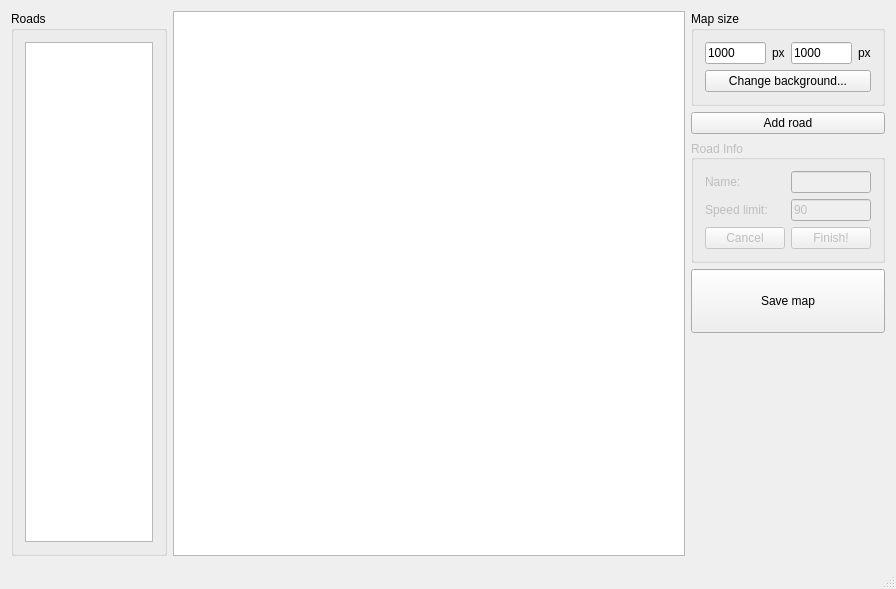
<?xml version="1.0" encoding="UTF-8"?>
<ui version="4.0">
 <class>MainWindow</class>
 <widget class="QMainWindow" name="MainWindow">
  <property name="geometry">
   <rect>
    <x>0</x>
    <y>0</y>
    <width>869</width>
    <height>589</height>
   </rect>
  </property>
  <property name="windowTitle">
   <string>MainWindow</string>
  </property>
  <widget class="QWidget" name="centralwidget">
   <layout class="QGridLayout" name="gridLayout">
    <item row="0" column="1" rowspan="14">
     <widget class="MyGraphicsView" name="mapDisplay">
      <property name="minimumSize">
       <size>
        <width>512</width>
        <height>512</height>
       </size>
      </property>
      <property name="cursor" stdset="0">
       <cursorShape>ArrowCursor</cursorShape>
      </property>
      <property name="mouseTracking">
       <bool>true</bool>
      </property>
      <property name="dragMode">
       <enum>QGraphicsView::ScrollHandDrag</enum>
      </property>
     </widget>
    </item>
    <item row="0" column="0" rowspan="14">
     <widget class="QGroupBox" name="groupBox_2">
      <property name="title">
       <string>Roads</string>
      </property>
      <layout class="QVBoxLayout" name="verticalLayout">
       <item>
        <widget class="QListView" name="lvRoads">
         <property name="minimumSize">
          <size>
           <width>128</width>
           <height>0</height>
          </size>
         </property>
        </widget>
       </item>
      </layout>
     </widget>
    </item>
    <item row="0" column="2">
     <widget class="QGroupBox" name="gbMap">
      <property name="title">
       <string>Map size</string>
      </property>
      <layout class="QGridLayout" name="gridLayout_3">
       <item row="0" column="0">
        <widget class="QLineEdit" name="txtWidth">
         <property name="text">
          <string>1000</string>
         </property>
        </widget>
       </item>
       <item row="0" column="2">
        <widget class="QLineEdit" name="txtHeight">
         <property name="text">
          <string>1000</string>
         </property>
        </widget>
       </item>
       <item row="0" column="1">
        <widget class="QLabel" name="label_3">
         <property name="text">
          <string>px</string>
         </property>
        </widget>
       </item>
       <item row="0" column="3">
        <widget class="QLabel" name="label_4">
         <property name="text">
          <string>px</string>
         </property>
        </widget>
       </item>
       <item row="1" column="0" colspan="4">
        <widget class="QPushButton" name="btBg">
         <property name="text">
          <string>Change background...</string>
         </property>
        </widget>
       </item>
      </layout>
     </widget>
    </item>
    <item row="1" column="2">
     <widget class="QPushButton" name="btAddRoad">
      <property name="text">
       <string>Add road</string>
      </property>
     </widget>
    </item>
    <item row="2" column="2">
     <widget class="QGroupBox" name="gbRoadInfo">
      <property name="enabled">
       <bool>false</bool>
      </property>
      <property name="minimumSize">
       <size>
        <width>0</width>
        <height>0</height>
       </size>
      </property>
      <property name="maximumSize">
       <size>
        <width>16777215</width>
        <height>16777215</height>
       </size>
      </property>
      <property name="title">
       <string>Road Info</string>
      </property>
      <property name="alignment">
       <set>Qt::AlignLeading|Qt::AlignLeft|Qt::AlignVCenter</set>
      </property>
      <layout class="QGridLayout" name="gridLayout_2">
       <property name="sizeConstraint">
        <enum>QLayout::SetDefaultConstraint</enum>
       </property>
       <property name="horizontalSpacing">
        <number>6</number>
       </property>
       <item row="2" column="0">
        <widget class="QPushButton" name="btCancel">
         <property name="text">
          <string>Cancel</string>
         </property>
        </widget>
       </item>
       <item row="2" column="1">
        <widget class="QPushButton" name="btFinishRoad">
         <property name="text">
          <string>Finish!</string>
         </property>
        </widget>
       </item>
       <item row="0" column="0">
        <widget class="QLabel" name="label">
         <property name="text">
          <string>Name:</string>
         </property>
        </widget>
       </item>
       <item row="0" column="1">
        <widget class="QLineEdit" name="txtName"/>
       </item>
       <item row="1" column="1">
        <widget class="QLineEdit" name="txtSpeed">
         <property name="text">
          <string>90</string>
         </property>
        </widget>
       </item>
       <item row="1" column="0">
        <widget class="QLabel" name="label_2">
         <property name="text">
          <string>Speed limit:</string>
         </property>
        </widget>
       </item>
      </layout>
     </widget>
    </item>
    <item row="3" column="2">
     <widget class="QPushButton" name="btSave">
      <property name="minimumSize">
       <size>
        <width>0</width>
        <height>64</height>
       </size>
      </property>
      <property name="text">
       <string>Save map</string>
      </property>
     </widget>
    </item>
   </layout>
  </widget>
  <widget class="QStatusBar" name="statusbar"/>
 </widget>
 <layoutdefault spacing="6" margin="11"/>
 <customwidgets>
  <customwidget>
   <class>MyGraphicsView</class>
   <extends>QGraphicsView</extends>
   <header>mygraphicsview.h</header>
   <slots>
    <slot>beginRoadDrawing()</slot>
   </slots>
  </customwidget>
 </customwidgets>
 <resources/>
 <connections>
  <connection>
   <sender>btAddRoad</sender>
   <signal>clicked()</signal>
   <receiver>mapDisplay</receiver>
   <slot>beginRoadDrawing()</slot>
   <hints>
    <hint type="sourcelabel">
     <x>347</x>
     <y>204</y>
    </hint>
    <hint type="destinationlabel">
     <x>156</x>
     <y>204</y>
    </hint>
   </hints>
  </connection>
 </connections>
</ui>
